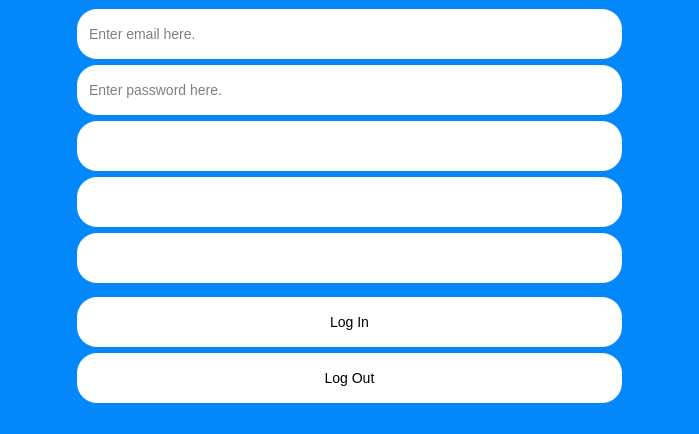
<?xml version="1.0" encoding="UTF-8"?>
<ui version="4.0">
 <class>AccountWindow</class>
 <widget class="QMainWindow" name="AccountWindow">
  <property name="geometry">
   <rect>
    <x>0</x>
    <y>0</y>
    <width>699</width>
    <height>434</height>
   </rect>
  </property>
  <property name="windowTitle">
   <string>MainWindow</string>
  </property>
  <property name="styleSheet">
   <string notr="true">/*General Styling*/

* {
	font: 10pt &quot;Roboto&quot;;
    font-size: 14px;
	line-height: 20px;
	background-color: #0388fc;
	color: #000000;
}

/* Text box styling*/

QTextBrowser {
	border: none;
	padding-left:10px; 
	padding-top:10px;
	background-color: #FFFFFF;
	border-radius: 20px;
}

/* Line edit styling */
QLineEdit {
	border: 10px;
	border-color: #fc7303;
	padding-left:10px; 
	background-color: #FFFFFF;
	border-radius: 20px;
}
QLineEdit::hover {
	border: 5px solid;
	border-color: #fc7303;
}

/* Label styling */
QLabel {
	border: none;
	border-radius: 20px;
	padding-left:10px; 
	background-color: #FFFFFF;
}

/* Button styling */
QPushButton {
	background-color: #ffffff;
	border-radius: 20px;
}
QPushButton::hover {
	border: 5px solid;
	border-color: #fc7303;
}
QPushButton::pressed {
	background-color: #fc7303;
	color: #ffffff;
}
</string>
  </property>
  <widget class="QWidget" name="centralwidget">
   <layout class="QGridLayout" name="gridLayout_2">
    <item row="0" column="0">
     <layout class="QGridLayout" name="gridLayout" columnstretch="1,8,1">
      <item row="6" column="1">
       <widget class="QPushButton" name="login">
        <property name="minimumSize">
         <size>
          <width>0</width>
          <height>50</height>
         </size>
        </property>
        <property name="text">
         <string>Log In</string>
        </property>
       </widget>
      </item>
      <item row="0" column="0">
       <spacer name="horizontalSpacer">
        <property name="orientation">
         <enum>Qt::Horizontal</enum>
        </property>
        <property name="sizeHint" stdset="0">
         <size>
          <width>40</width>
          <height>20</height>
         </size>
        </property>
       </spacer>
      </item>
      <item row="1" column="1">
       <widget class="QLineEdit" name="password">
        <property name="minimumSize">
         <size>
          <width>0</width>
          <height>50</height>
         </size>
        </property>
        <property name="echoMode">
         <enum>QLineEdit::Password</enum>
        </property>
        <property name="placeholderText">
         <string>Enter password here.</string>
        </property>
       </widget>
      </item>
      <item row="5" column="1">
       <spacer name="verticalSpacer">
        <property name="orientation">
         <enum>Qt::Vertical</enum>
        </property>
        <property name="sizeHint" stdset="0">
         <size>
          <width>20</width>
          <height>40</height>
         </size>
        </property>
       </spacer>
      </item>
      <item row="2" column="1">
       <widget class="QLabel" name="name">
        <property name="minimumSize">
         <size>
          <width>0</width>
          <height>50</height>
         </size>
        </property>
        <property name="text">
         <string/>
        </property>
        <property name="alignment">
         <set>Qt::AlignCenter</set>
        </property>
       </widget>
      </item>
      <item row="7" column="1">
       <widget class="QPushButton" name="logout">
        <property name="minimumSize">
         <size>
          <width>0</width>
          <height>50</height>
         </size>
        </property>
        <property name="text">
         <string>Log Out</string>
        </property>
       </widget>
      </item>
      <item row="0" column="1">
       <widget class="QLineEdit" name="email_in">
        <property name="minimumSize">
         <size>
          <width>0</width>
          <height>50</height>
         </size>
        </property>
        <property name="placeholderText">
         <string>Enter email here.</string>
        </property>
       </widget>
      </item>
      <item row="0" column="2">
       <spacer name="horizontalSpacer_2">
        <property name="orientation">
         <enum>Qt::Horizontal</enum>
        </property>
        <property name="sizeHint" stdset="0">
         <size>
          <width>40</width>
          <height>20</height>
         </size>
        </property>
       </spacer>
      </item>
      <item row="3" column="1">
       <widget class="QLabel" name="email">
        <property name="minimumSize">
         <size>
          <width>0</width>
          <height>50</height>
         </size>
        </property>
        <property name="text">
         <string/>
        </property>
        <property name="alignment">
         <set>Qt::AlignCenter</set>
        </property>
       </widget>
      </item>
      <item row="4" column="1">
       <widget class="QLabel" name="priority">
        <property name="minimumSize">
         <size>
          <width>0</width>
          <height>50</height>
         </size>
        </property>
        <property name="text">
         <string/>
        </property>
        <property name="alignment">
         <set>Qt::AlignCenter</set>
        </property>
       </widget>
      </item>
     </layout>
    </item>
   </layout>
  </widget>
  <widget class="QStatusBar" name="statusbar"/>
 </widget>
 <resources/>
 <connections/>
</ui>
